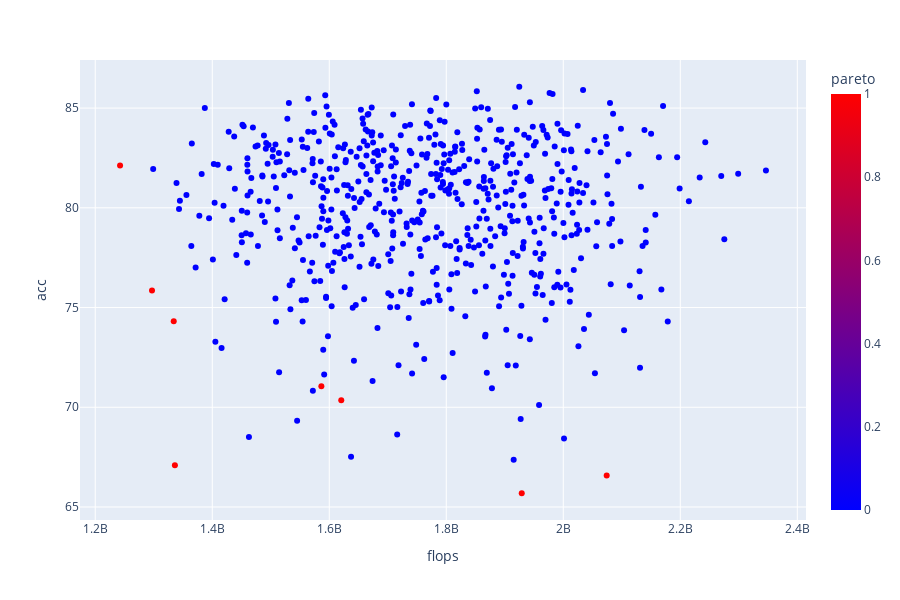

Notebook code for this chart:
### Code cell
## Modular
import pandas as pd
import plotly.express as px


data_path='../logs/__New_main_experiment_1_RandomSerach_30gen/'

def pareto_visulize(data_path):
       
    
    with open(os.path.join(data_path,"train_logging.log")) as json_file:
        data = json.load(json_file)

    train_log = data['train_log']
    niter = len(train_log)
    npop = len(train_log['0'])
    objs =[]
    gen_num = []
    for i in range(niter):
        gen_num.extend([i for j in range(npop)])
        temp = [train_log[str(i)][j][1] for j in range(npop)]
        objs.append(temp)

    objs = np.array(objs)
    epoch = list(range(niter))

    # 0 : acc , 1: Flops
    gr_type = 0

    objs[:,:,0]= -1*objs[:,:,0]

    y1 = objs[:,:,0].reshape(-1).tolist()
    y2 = objs[:,:,1].reshape(-1).tolist()
    idxs = [i for i in range(len(y1))]
    pareto = [0 for i in range(len(y1))]
    
    df = pd.DataFrame({'gen':gen_num,'name': idxs, 'acc':y1, 'flops': y2})

    idx1 = npop*niter//3 
    idx2 = npop*niter//3 * 2
    idx3 = npop*niter

    pareto1 = is_pareto_efficient(df[:idx1][['acc','flops']].to_numpy())
    pareto1 = np.append(pareto1,[0]*(idx3-idx1))

    pareto2 = is_pareto_efficient(df[:idx2][['acc','flops']].to_numpy())
    pareto2 = np.append(pareto2,[0]*(idx3-idx2))

    pareto3 = is_pareto_efficient(df[['acc','flops']].to_numpy())

    pareto_final = np.logical_or(pareto1,pareto2, dtype ='float64')
    pareto_final = np.logical_or(pareto_final,pareto3)
    df['pareto'] = pareto_final.astype(int)
    fig = px.scatter(df[['gen','flops','acc','pareto']], x= 'flops' , y='acc', color="pareto",
                 color_continuous_scale='bluered', hover_name="gen", hover_data=["gen"])
    fig.show()
    
pareto_visulize(data_path)

### Figure 1 — Plotly figure (JSON) as saved in the notebook; plotly's stock layout.template omitted (floating-point values rounded to 4 significant figures; data arrays with more than 128 entries replaced by an {"elided": "..."} marker saying what was removed)
{"data": [{"customdata": {"elided": "620x1 int values"}, "hoverlabel": {"namelength": 0}, "hovertemplate": "<b>%{hovertext}</b><br><br>flops=%{x}<br>acc=%{y}<br>gen=%{customdata[0]}<br>pareto=%{marker.color}", "hovertext": {"elided": "620 int values"}, "legendgroup": "", "marker": {"color": {"elided": "620 int values"}, "coloraxis": "coloraxis", "symbol": "circle"}, "mode": "markers", "name": "", "showlegend": false, "type": "scatter", "x": {"elided": "620 int values"}, "xaxis": "x", "y": {"elided": "620 float values"}, "yaxis": "y"}], "layout": {"coloraxis": {"colorbar": {"title": {"text": "pareto"}}, "colorscale": [[0, "rgb(0,0,255)"], [1, "rgb(255,0,0)"]]}, "height": 600, "legend": {"tracegroupgap": 0}, "margin": {"t": 60}, "xaxis": {"anchor": "y", "domain": [0, 1], "title": {"text": "flops"}}, "yaxis": {"anchor": "x", "domain": [0, 1], "title": {"text": "acc"}}}}
